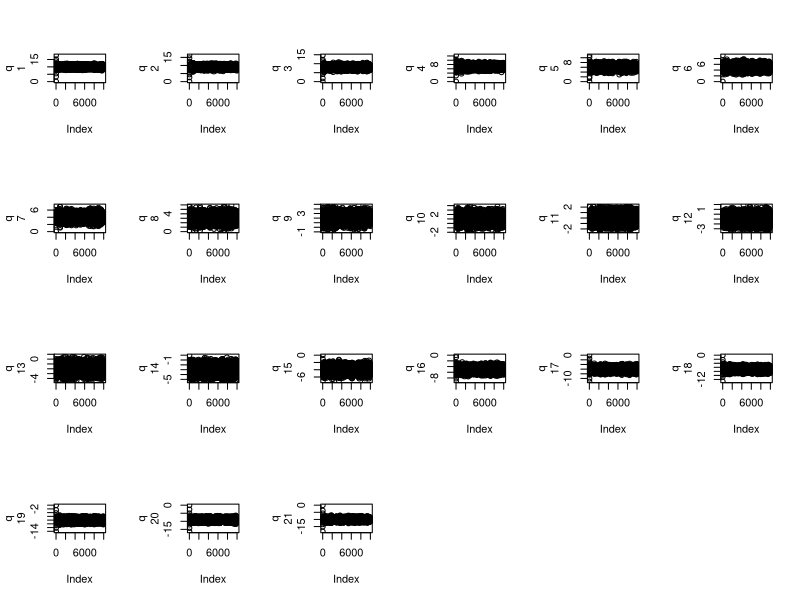
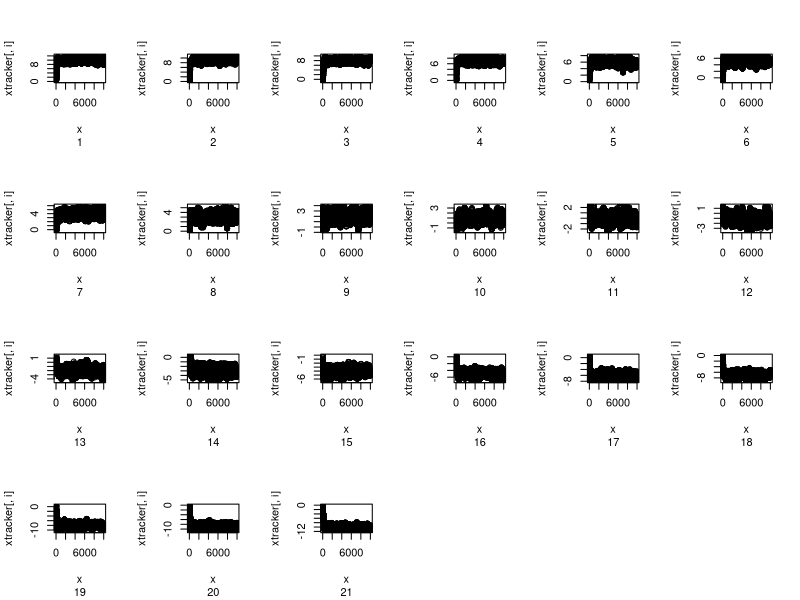
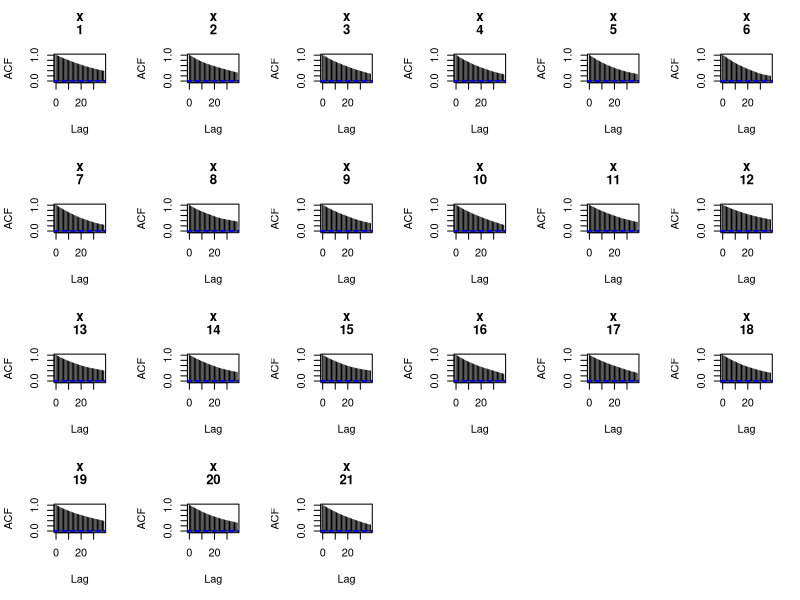
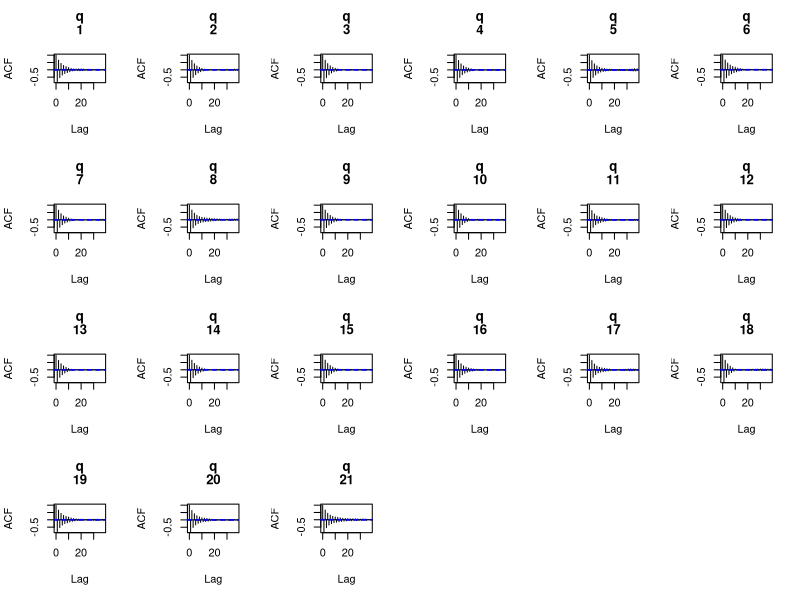

Here is the R script that generated these plots, in order: (Note: this script raises an error after producing the figures.)
u = function(q){
  a=0
  for (i in 1:21){
    a[i]=(q[i]-11 + i)^2
  }
  return(sum(a))
}
du = function(q){
  b = 0
  for (i in 1:21){
    b[i] = 2*(q[i] - 11 + i)
  }
  return(b)
}
hmc <- function(param_init, U, dU, e, L, iters) {
  # hamiltonian monte carlo
  #
  # arguments #
  # param_init:
  #
  
  mom_history <- matrix(data = NA, nrow = iters+1, ncol = length(param_init))
  param_history <- matrix(data = NA, nrow = iters+1, ncol = length(param_init))
  param_history[1, ] <- param_init
  param_curr <- param_history[1, ]
  
  for (k in 2:iters) {
    q <- param_curr
    p <- rnorm(length(param_curr), 0, 1) 
    p_curr <- p
    mom_history[k, ] <- p_curr
    
    # leapfrog steps
    p <- hmc_step(p, dU(q), -e / 2)
    for (i in 1:L) {
      q <- hmc_step(q, p, e)
      if (i != L) p <- hmc_step(p, dU(q), -e)
    }
    p <- -hmc_step(p, dU(q), -e / 2) #the negation is unnecessary
    # start end energies
    U_curr <- U(param_curr)
    K_curr <- sum(p_curr ^ 2) / 2
    U_prop <- U(q)
    K_prop <- sum(p^2) / 2
    
    # accept-reject
    if (runif(1) < exp(U_curr + K_curr - U_prop - K_prop)) param_curr <- q
    
    param_history[k, ] <- param_curr
  }
  
  # return(list(samples = param_history, momentum = mom_history))
  return(param_history)
}

hmc_step <- function(a, b, e) {
  # move a by e * b
  a + e * b
}
set.seed(3)
qtracker = hmc(rep(0,21), u, du, 0.18, 10, 10000)
qtracker = qtracker[1:10000,]
length(unique(qtracker))/(21*10000)




xtracker = matrix(NA, nrow = 10000, ncol = 21)
xtracker[1,] = rep(0,21)
for (i in 2:10000){
  xold = xtracker[i-1,]
  xprop = xold + rnorm(length(xold), sd=0.3)
  reject = runif(1)
  if  (-u(xprop) +u(xold) > log(reject)) xold = xprop
  xtracker[i,] = xold
}
length(unique(xtracker))/(21*10000)


par(mfrow=c(4,6))
for(i in 1:21){
  plot(qtracker[,i], ylab = c("q", i))
}

par(mfrow=c(4,6))
for(i in 1:21){
  plot(xtracker[,i], xlab = c("x", i))
}

par(mfrow=c(4,6))
for(i in 1:21){
  acf(xtracker[2500:10000,i], main = c("x",i))
}

par(mfrow=c(4,6))
for(i in 1:21){
  acf(qtracker[2500:10000,i], main = c("q",i))
}


sum(colMeans(qtracker[2500:10000,]) - 10:-10)^2
sum(colMeans(xtracker[2500:10000,]) - 10:-10)^2


effectiveSize(mcmc(xtracker))
effectiveSize(mcmc(qtracker))



microbenchmark(qtracker = hmc(rep(0,21), u, du, 0.2, 10, 10000))

microbenchmark(
  {xtracker[1,] = rep(0,21)
for (i in 2:10000){
  xold = xtracker[i-1,]
  xprop = xold + rnorm(length(xold), sd=0.3)
  reject = runif(1)
  if  (-u(xprop) +u(xold) > log(reject)) xold = xprop
  xtracker[i,] = xold
}
})
